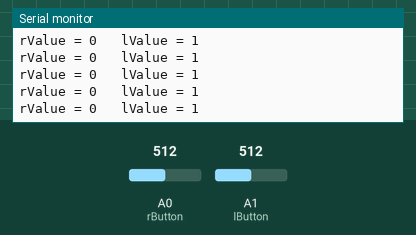
This sketch was run on a simulated Arduino Uno, built with avr-gcc and run on an emulated ATmega328P. Shown: the last lines printed to the serial monitor. The inputs (shaded band) are chosen by the test bench; at power-on: A0 (rButton) = 512, A1 (lButton) = 512.

Above: at 1.2 s.
1.3 s: A0 (rButton) set to 716
At 1.56 s:
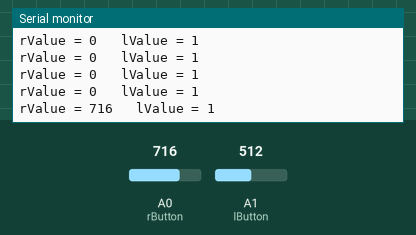
2.8 s: A1 (lButton) set to 716
At 2.96 s:
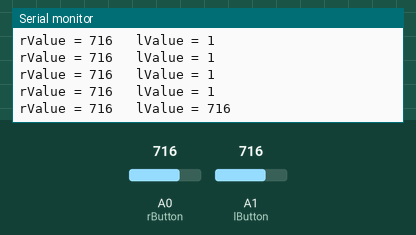
4.3 s: A0 (rButton) set to 900
At 4.37 s:
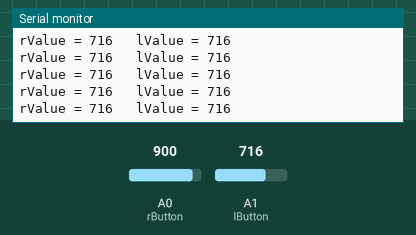
5.8 s: A1 (lButton) set to 900
At 5.97 s:
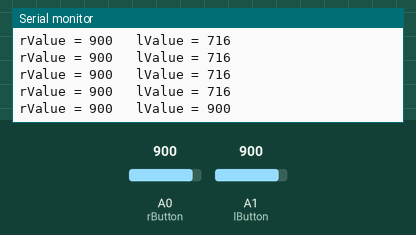
Timing chart, 0 to 8.3 s (numbered marks = the images above; inputs shaded):
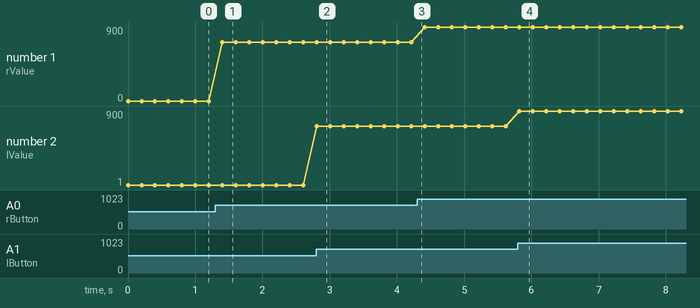

The sketch:

_4_button.ino
```cpp
//D2,D3,D4  LED +
//D10       LED -      PWM
//D2--D8   5611BS-6 -
//D9       5611BS-6 +  PWM
//D11      12864 SDA
//D12      12864 SCL
//A0       RIGHT BUTTON
//A1       LEFT  BUTTON
//leftbutton (up=510 down=768 left=682 right=0)
//rightbutton(start=510 select=681 a=767 b=819)
 int rButton = A0;
 int lButton = A1;
 int lbuttonint[]={0,510,682,768,1023};
 int rbuttonint[]={510,681,767,819,1023};

int rValue = 0;
int lValue = 0;
int deviation=5;
void setup() {

  Serial.begin(9600);
}

void loop() {

  rValue = analogRead(rButton);
  lValue = analogRead(lButton);

  for (int i=0;i<5;i++)
   {
   if (abs(rValue-rbuttonint[i])<deviation){rValue=i;}
   }
   for (int i=0;i<5;i++)
   {
   if (abs(lValue-lbuttonint[i])<deviation){lValue=i;}
   }
  // print the results to the serial monitor:
  Serial.print("rValue = " );
  Serial.print(rValue);
  Serial.print("\t lValue = ");
  Serial.println(lValue);


  delay(200);
}
```

Measured:
- after the input at 1.3 s, the serial monitor: prints a new line after 0.10 s (image 1)
- after the input at 2.8 s, the serial monitor: prints a new line at once (image 2)
- after the input at 5.8 s, the serial monitor: prints a new line at once (image 4)
- plotted number 1: 0 → 716 after the input at 1.3 s, 716 → 900 after the input at 4.3 s
